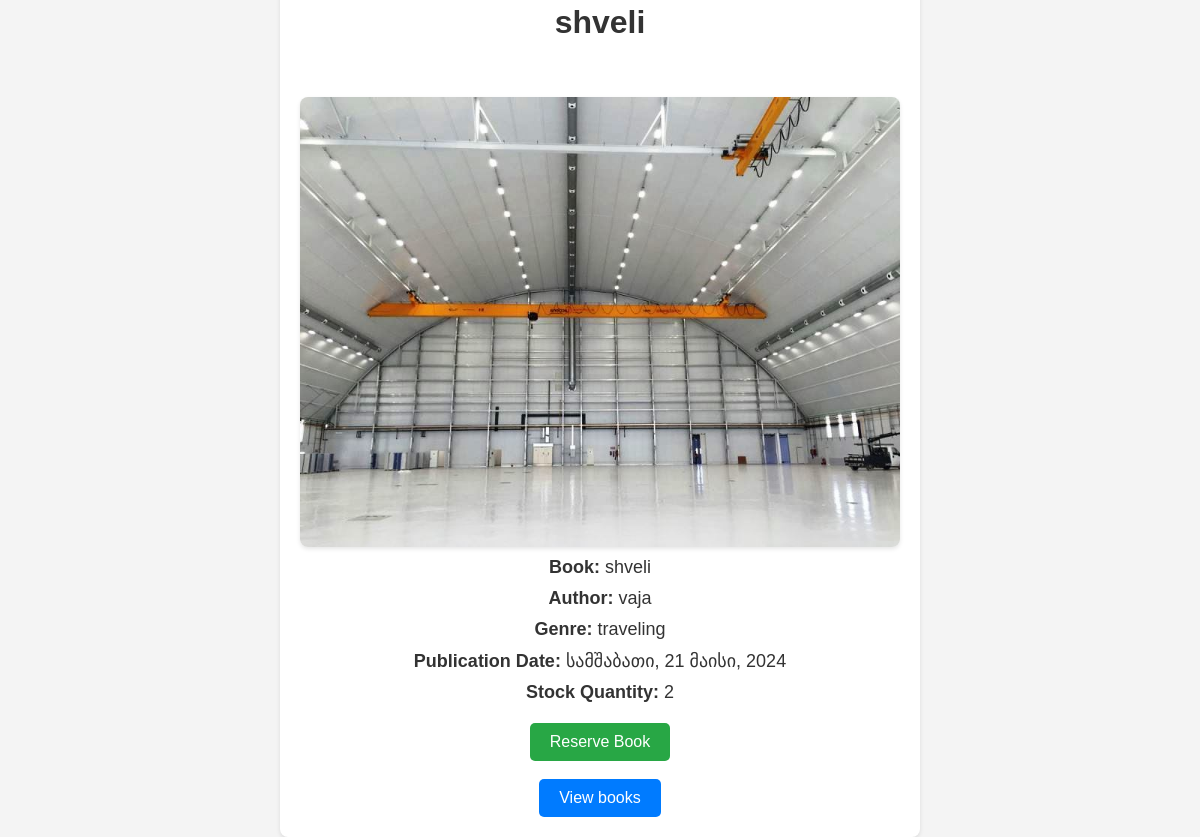
/books/book/1/ (signed in), run on an earlier commit of the app's database.
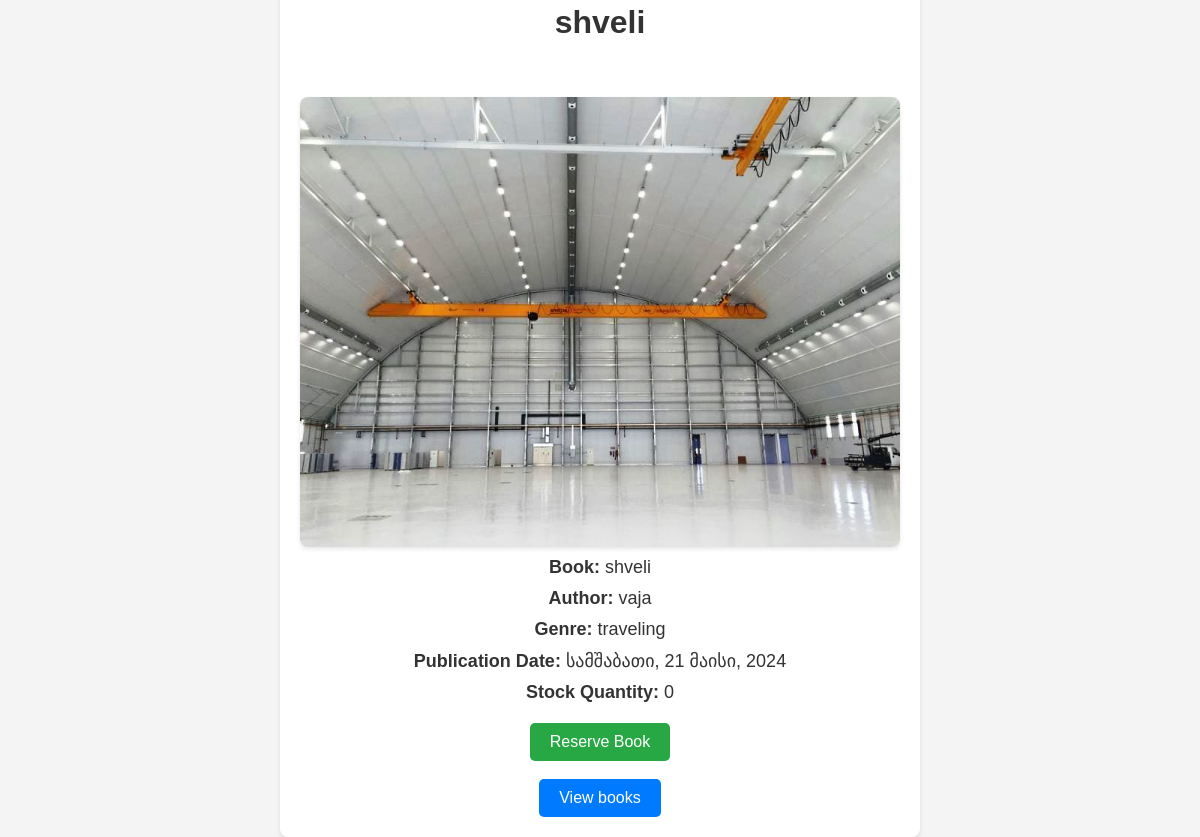
And on a later commit of the database.
### books/models.py (models this page shows, shortened)
class Book(models.Model):
    author = models.ForeignKey(Author, on_delete=models.CASCADE)
    genre = models.ManyToManyField(Genre)
    title = models.CharField(max_length=200)
    publication_date = models.DateField()
    stock_quantity = models.IntegerField()
    image = models.ImageField(upload_to='book_images', null=True, blank=True, default='book_images/2.jpg')

class Author(models.Model):
    name = models.CharField(max_length=100)
    def __str__(self):
        return self.name

### books/views.py (the view)
# urls.py: path('book/<int:pk>/', views.book_detail, name='book_detail'),
@login_required
def book_detail(request, pk):
    book = get_object_or_404(Book, pk=pk)
    user_reservation = Reservation.objects.filter(book=book, user=request.user).first()
    user_has_reservation = bool(user_reservation)
    expiration_date = user_reservation.expires_at.strftime('%Y-%m-%d %H:%M:%S') if user_reservation else None
    if user_reservation and user_reservation.expires_at < timezone.now():
        user_reservation.delete()
        user_reservation = None
        expiration_date = None
        user_has_reservation = False
    context = {
        'book': book,
        'user_has_reservation': user_has_reservation,
        'expiration_date': expiration_date,
    }
    return render(request, 'book_detail.html', context)

### books/templates/book_detail.html (shortened to what this page needs)
<!DOCTYPE html>
<html lang="en">
<head>
</head>
<body>
<div class="container">
    <h1>{{ book.title }}</h1>
    <div class="book-info">
        <br><br><img src="{{ book.image.url }}" alt="{{ book.title }}">
        <p><strong>Book:</strong> {{ book.title }}</p>
        <p><strong>Author:</strong> {{ book.author }}</p>
        <p><strong>Genre:</strong>
            {% for genre in book.genre.all %}
                {{ genre.name }}
            {% endfor %}
        </p>
        <p><strong>Publication Date:</strong> {{ book.publication_date }}</p>
        <p><strong>Stock Quantity:</strong> {{ book.stock_quantity }}</p>
    </div>
    <div class="reservation-form">
        {% if not user_has_reservation %}
            <form id="reservation-form" method="post" action="{% url 'books:reserve_book' book.id %}">
                <button id="reserve-button" type="submit" class="reservation-button">Reserve Book</button>
            </form>
        {% endif %}
    </div>
    <br><a href="{% url 'books:library' %}" class="details-button">View books</a>
</div>
</body>
</html>

What changed in the data, as far as the page shows it:
changed Book "shveli": stock_quantity "2" → "0"
